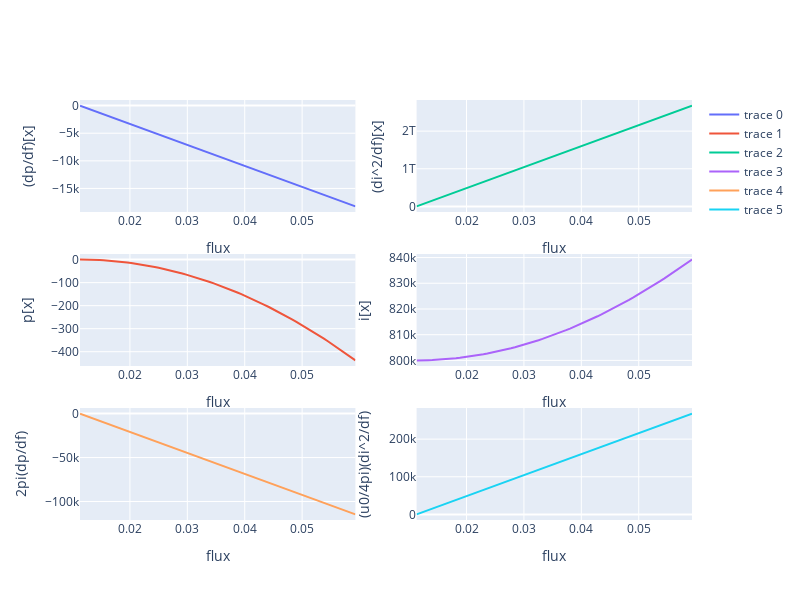
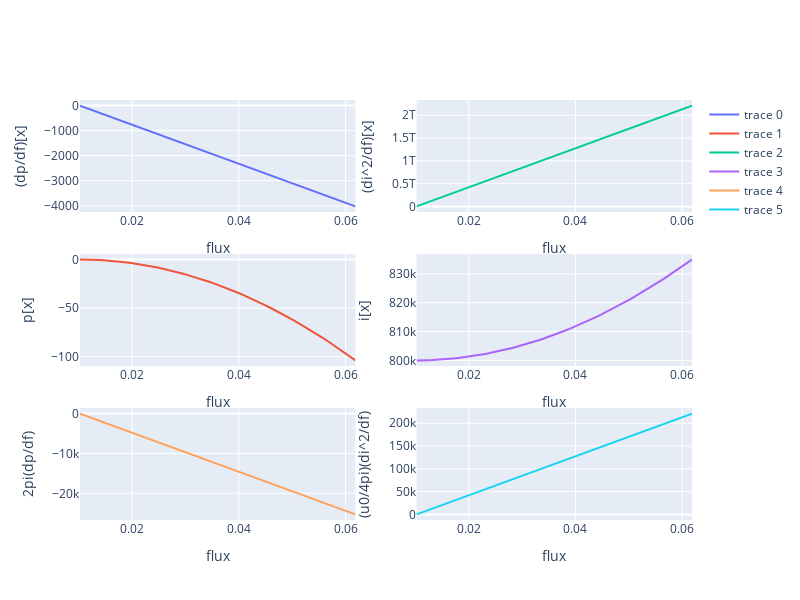
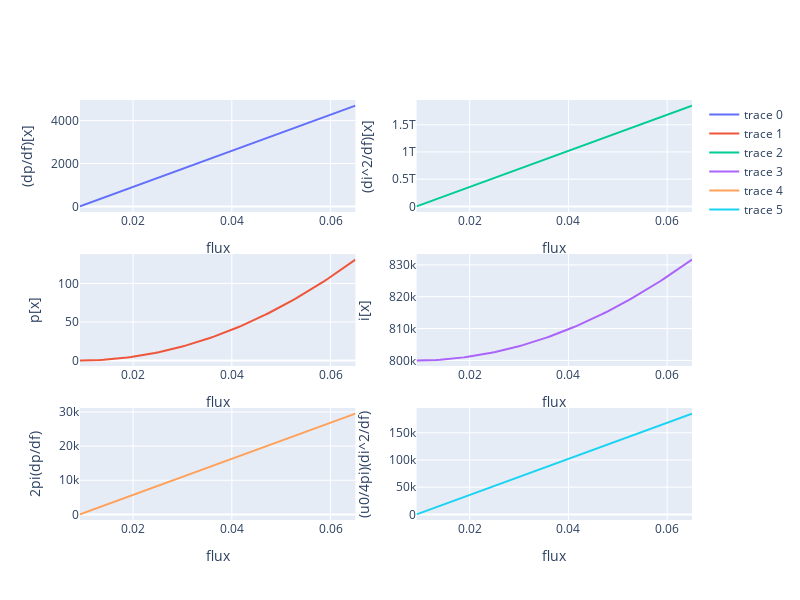
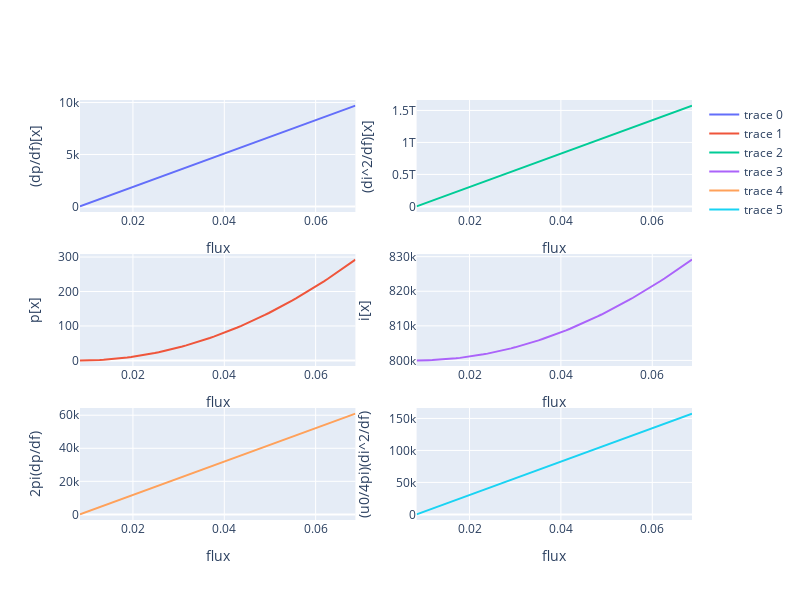

The cell these charts' notebook holds for them, in order:
### Code cell
[pl.plot_fundamental(e) for e in eqs]
# jt = 2pi*r*(dp/df)+(u0/4pi)(1/r)(di^2/df)
# x = (f-f_axis)/(f_surf-f_axis) 
# should be: p > 0
#
# case: ip > 0
# should be: dp/df>0, di^2/df>0? for positive current
#
# case: ip < 0
# should be: dp/df<0, di^2/df<0? for negative current
#
# How to check these plot
# First, check which side of the plot is the magnetic axis or boundary.
# The boundary is where p[x] = 0, and make sure p[x] > 0.
# If p[x] < 0, please try to increase its vertical field.
# Next, check the positive/negative of (dp/df) and (di^2/df).
# These represent the directions of toroidal currents derived from pressure and poloidal currents, respectively.
# Finally, check the absolute amounts of 2pi(dp/df) and (u0/4pi)(di^2/df).
# Each of these represents a contribution to toroidal current.
